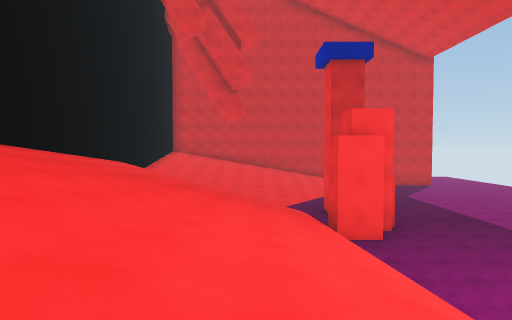
view 1 (above)

24 first-person views from a walk through a Unity game level. The camera is 1.3 m above the floor, tilts 2° down and sees 75° across. The floor is counted in squares, 2 m on a side. Each view is taken from the middle of a square. On the plan, view 1 faces up. The plan holds only what a view shows up to about 10 squares ahead; the rest is blank. The place goes on beyond the plan. Surface patterns are stand-ins for the level's own textures.

view 2
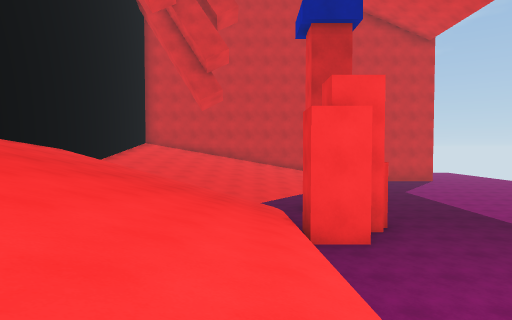

view 3
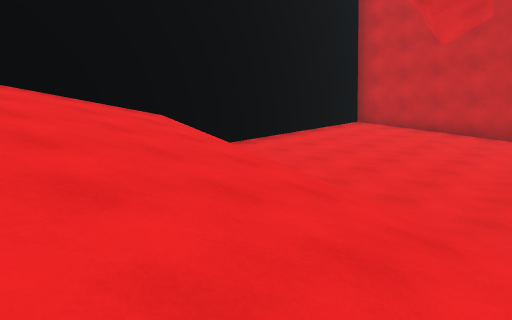

view 4
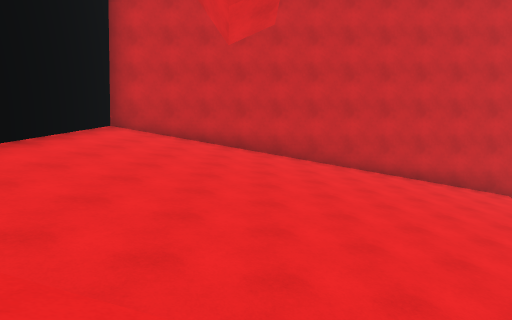

view 5
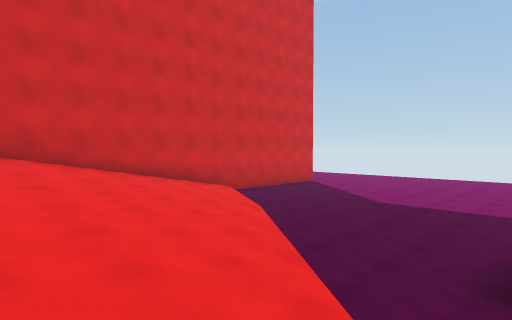

view 6
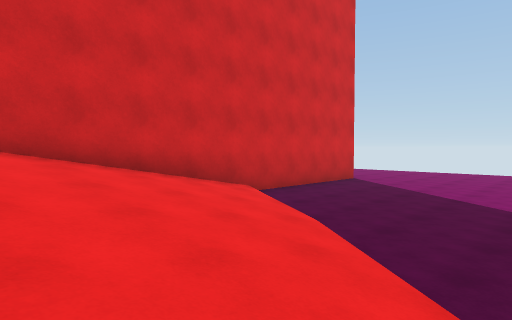

view 7
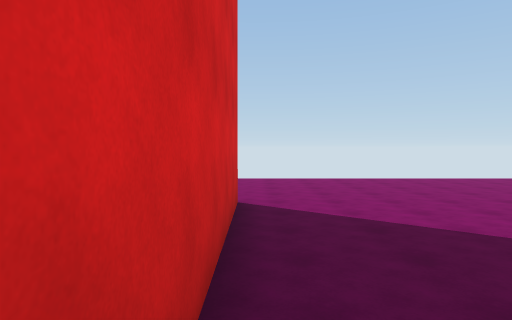

view 8
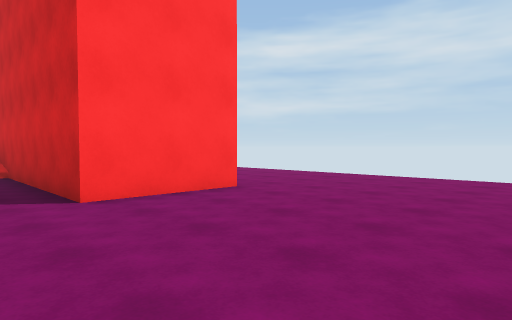

view 9
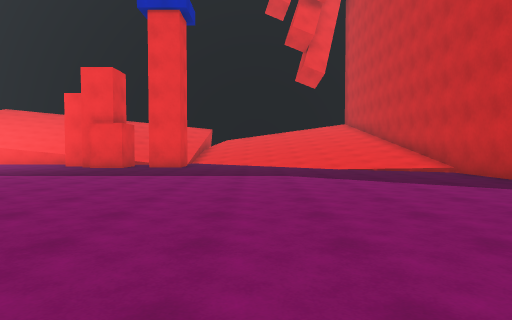

view 10
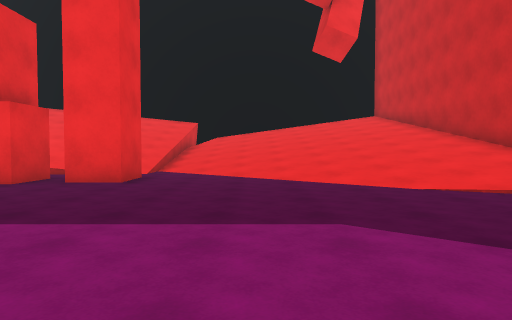

view 11
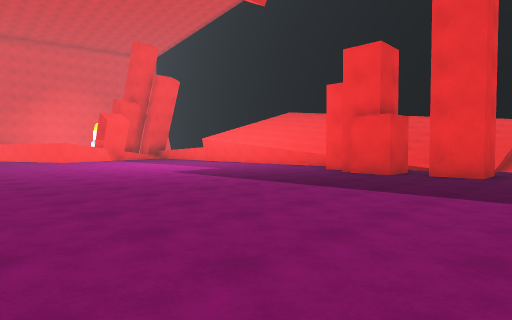

view 12
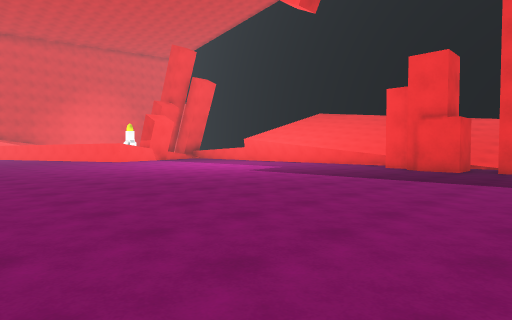

view 13
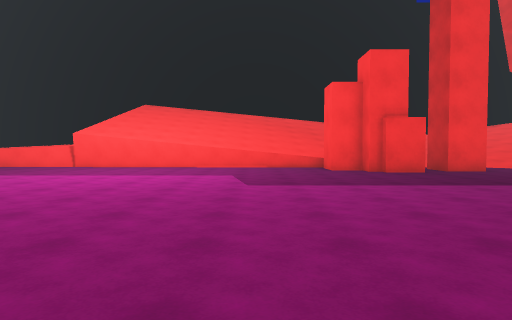

view 14
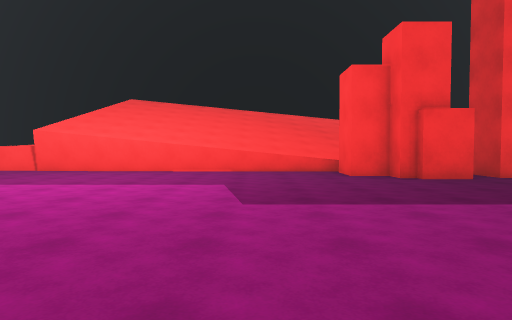

view 15
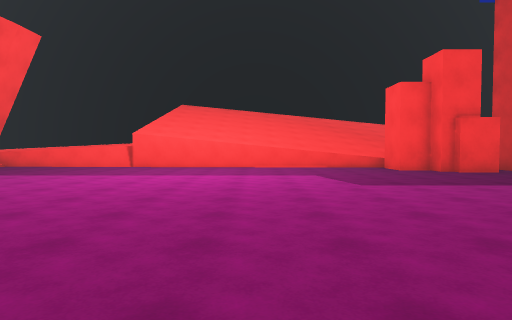

view 16
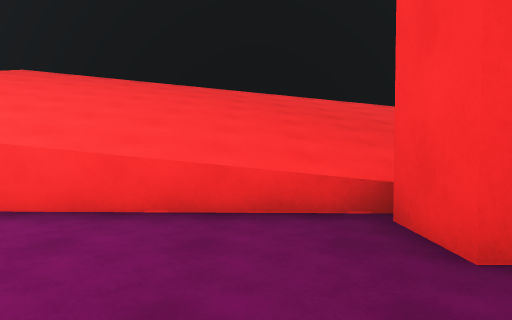

view 17
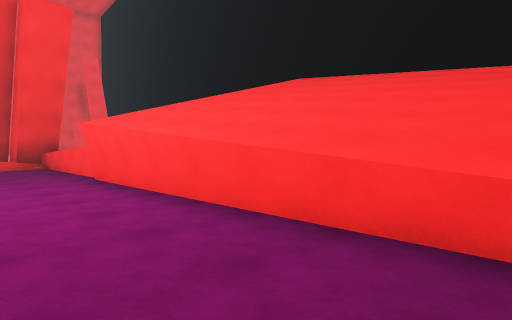

view 18
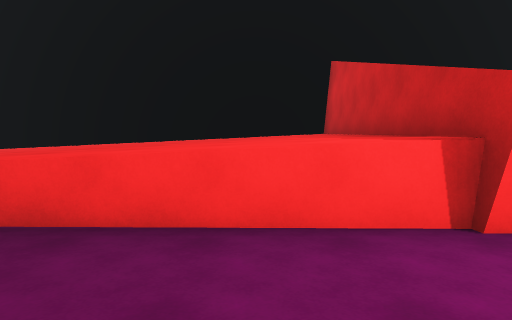

view 19
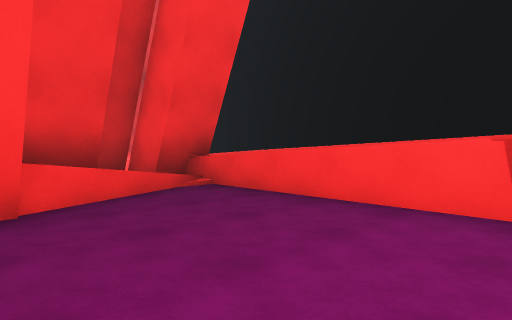

view 20
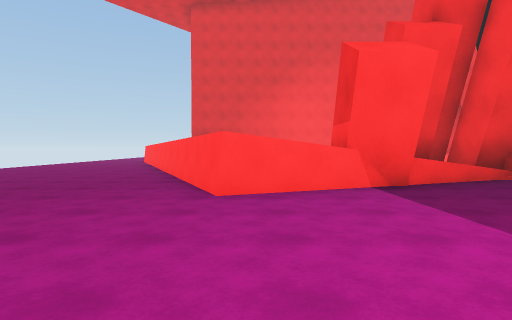

view 21
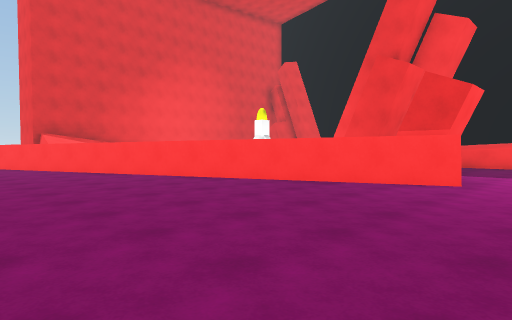

view 22
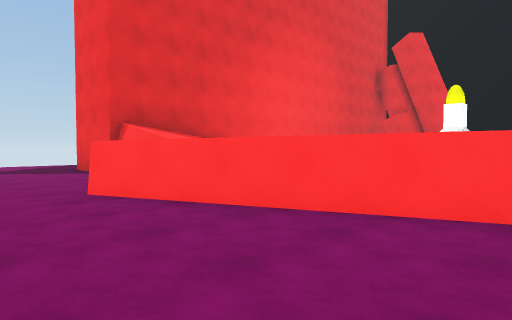

view 23
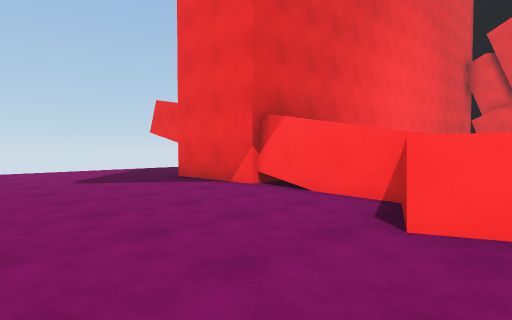

view 24
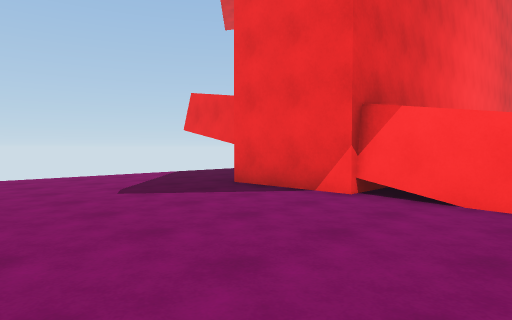

### Floor plan
Key: @ floor where view 1 was taken; # wall or solid block; x gap in a wall; . main floor; : floor 1 m higher than the main floor; + floor 1.25 m higher than the main floor; * floor 1.5 m higher than the main floor; % floor 1.75 m higher than the main floor; / step, stairs or slope; = window, fence, low wall or low ledge; v drop or lower ground; R rocket.
Columns run from 5 left of view 1 to 15 right of it. Each row starts with its distance up from view 1.
 26              .......
 25              .......
 24               ......
 23                ......
 22                #.....
 21 ################.....
 20 #///////////.........
 19 #//////////..........
 18 #//////////..........
 17 #/////////...........
 16 #////////............
 15 #///////.............
 14 #///////.............
 13 # /////..............
 12 #//////.#...........
 11 #///////............
 10 #///////#...........
  9 #//////##...........
  8 #///////...........
  7 #///////...........
  6 #///////...........
  5 #///////...........
  4 #///////...........
  3 #///////...........
  2 #///////..........
  1 #///////........
  0 #vvv#@//.......
 -1 #%%%%//.............
 -2 #%%%**#.............
 -3 #%%**+#.....##......
 -4 #%**++=..=####......
 -5 #**+++##==== #......
 -6 #*+++:####   ##....
 -7 #++    #      # ....
 -8 #+             #....
 -9 #              #....
-10                ##...
-11         R       #...
-12        RR       ##..
-13                  #...
-14                 ##...
-15                 #....
-16               %x.....
-17           ######.....
-18                #.....
-19                #.....
-20                #....
-21                #....
-22                .....
-23                .....

Where each view was taken, in squares from view 1:
view 1: 0 up, 0 right, facing up
view 2: 2 up, 1 right, facing up
view 3: 9 up, 1 right, facing up-left
view 4: 11 up, 1 left, facing up
view 5: 12 up, 1 left, facing up-right
view 6: 15 up, 1 right, facing up-right
view 7: 20 up, 5 right, facing right
view 8: 19 up, 15 right, facing up-left
view 9: 15 up, 15 right, facing left
view 10: 15 up, 10 right, facing left
view 11: 14 up, 12 right, facing down-left
view 12: 13 up, 14 right, facing down-left
view 13: 6 up, 13 right, facing left
view 14: 6 up, 11 right, facing left
view 15: 4 up, 13 right, facing left
view 16: 7 up, 5 right, facing left
view 17: 7 up, 4 right, facing down-left
view 18: 2 down, 4 right, facing left
view 19: 0 up, 5 right, facing down-left
view 20: 2 up, 7 right, facing down
view 21: 1 down, 14 right, facing down-left
view 22: 9 down, 14 right, facing down-left
view 23: 13 down, 15 right, facing down-left
view 24: 15 down, 15 right, facing down-left
